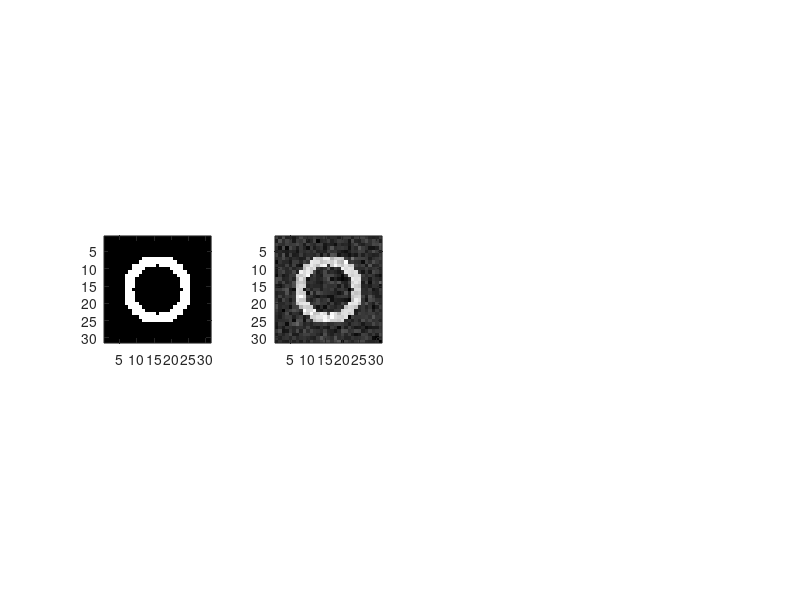

MATLAB code for this plot: (Note: this script raises an error after producing the figure.)
%%
X = 31;
bin_image = zeros(X,X);
max_r = 10;
min_r = 7;
for x = 1:X
    for y = 1:X
        dist = sqrt((x - 16)^2 + (y - 16)^2);
        if (dist < max_r && dist > min_r)
            bin_image(x,y) = 1;
        end
    end
end

%%
figure;
subplot(141); imagesc(bin_image); colormap gray; axis image;

% adding noises
noisy_image = imnoise(bin_image,'gaussian', 0, 0.01);
subplot(142); imagesc(noisy_image); colormap gray; axis image;

% doing TVD restoration
res_image = tvd_2D(noisy_image, 0.2, 100);
subplot(143); imagesc(res_image); colormap gray; axis image;

% doing TVD restoration with dense matrix
res_image = tvd_2D_dense(noisy_image, 0.2, 100);
subplot(144); imagesc(res_image); colormap gray; axis image;